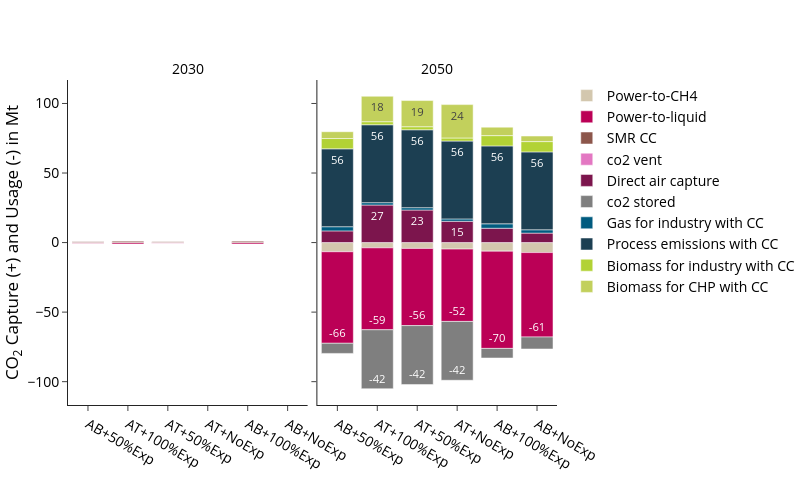

Notebook code for this chart:
### Code cell
fig = px.bar(
    df, 
    **fig_kwargs,
    color_discrete_map=colors["co2"],
    category_orders={
        "variable":list(colors["gas"].keys()),
        "scen": scen_order
        },
    #facet_col_spacing=0.1,
    labels={"value":"CO<sub>2</sub> Capture (+) and Usage (-) in Mt","year":"","variable":"", "scen":""},
)
update_layout(fig)

print("Totals per scenario and year:", demand_sum_df)
fig.show()
#save_plotly_fig(df, fig, fig, sdir, f"{idx_group_name}_CO2_capture_and_usage_Mt")

### Figure 1 — Plotly figure (JSON) as saved in the notebook; plotly's stock layout.template omitted (floating-point values rounded to 4 significant figures)
{"data": [{"hovertemplate": "=%{x}<br>CO<sub>2</sub> Capture (+) and Usage (-) in Mt=%{text}<extra></extra>", "legendgroup": "Power-to-CH4", "marker": {"color": "#d3c7ae", "pattern": {"shape": ""}}, "name": "Power-to-CH4", "orientation": "v", "showlegend": true, "text": [-6.2, -6.6, -7.2, -3.8, -4.2, -4.7], "textangle": 0, "textposition": "inside", "texttemplate": "%{y:.0f}", "type": "bar", "x": ["AB+100%Exp", "AB+50%Exp", "AB+NoExp", "AT+100%Exp", "AT+50%Exp", "AT+NoExp"], "xaxis": "x2", "y": [-6.2, -6.6, -7.2, -3.8, -4.2, -4.7], "yaxis": "y2"}, {"hovertemplate": "=%{x}<br>CO<sub>2</sub> Capture (+) and Usage (-) in Mt=%{text}<extra></extra>", "legendgroup": "Power-to-liquid", "marker": {"color": "#bb0056", "pattern": {"shape": ""}}, "name": "Power-to-liquid", "orientation": "v", "showlegend": true, "text": [-1.0, -0.5, -1.0, -0.5], "textangle": 0, "textposition": "inside", "texttemplate": "%{y:.0f}", "type": "bar", "x": ["AB+100%Exp", "AB+50%Exp", "AT+100%Exp", "AT+50%Exp"], "xaxis": "x", "y": [-1.0, -0.5, -1.0, -0.5], "yaxis": "y"}, {"hovertemplate": "=%{x}<br>CO<sub>2</sub> Capture (+) and Usage (-) in Mt=%{text}<extra></extra>", "legendgroup": "Power-to-liquid", "marker": {"color": "#bb0056", "pattern": {"shape": ""}}, "name": "Power-to-liquid", "orientation": "v", "showlegend": false, "text": [-69.9, -65.8, -60.7, -58.9, -55.5, -52.0], "textangle": 0, "textposition": "inside", "texttemplate": "%{y:.0f}", "type": "bar", "x": ["AB+100%Exp", "AB+50%Exp", "AB+NoExp", "AT+100%Exp", "AT+50%Exp", "AT+NoExp"], "xaxis": "x2", "y": [-69.9, -65.8, -60.7, -58.9, -55.5, -52.0], "yaxis": "y2"}, {"hovertemplate": "=%{x}<br>CO<sub>2</sub> Capture (+) and Usage (-) in Mt=%{text}<extra></extra>", "legendgroup": "SMR CC", "marker": {"color": "#8C564B", "pattern": {"shape": ""}}, "name": "SMR CC", "orientation": "v", "showlegend": true, "text": [1.0, 0.5, 1.0, 0.6], "textangle": 0, "textposition": "inside", "texttemplate": "%{y:.0f}", "type": "bar", "x": ["AB+100%Exp", "AB+50%Exp", "AT+100%Exp", "AT+50%Exp"], "xaxis": "x", "y": [1.0, 0.5, 1.0, 0.6], "yaxis": "y"}, {"hovertemplate": "=%{x}<br>CO<sub>2</sub> Capture (+) and Usage (-) in Mt=%{text}<extra></extra>", "legendgroup": "co2 vent", "marker": {"color": "#E377C2", "pattern": {"shape": ""}}, "name": "co2 vent", "orientation": "v", "showlegend": true, "text": [-0.1], "textangle": 0, "textposition": "inside", "texttemplate": "%{y:.0f}", "type": "bar", "x": ["AT+50%Exp"], "xaxis": "x", "y": [-0.1], "yaxis": "y"}, {"hovertemplate": "=%{x}<br>CO<sub>2</sub> Capture (+) and Usage (-) in Mt=%{text}<extra></extra>", "legendgroup": "Direct air capture", "marker": {"color": "#7c154d", "pattern": {"shape": ""}}, "name": "Direct air capture", "orientation": "v", "showlegend": true, "text": [10.3, 8.4, 6.8, 27.0, 23.4, 15.3], "textangle": 0, "textposition": "inside", "texttemplate": "%{y:.0f}", "type": "bar", "x": ["AB+100%Exp", "AB+50%Exp", "AB+NoExp", "AT+100%Exp", "AT+50%Exp", "AT+NoExp"], "xaxis": "x2", "y": [10.3, 8.4, 6.8, 27.0, 23.4, 15.3], "yaxis": "y2"}, {"hovertemplate": "=%{x}<br>CO<sub>2</sub> Capture (+) and Usage (-) in Mt=%{text}<extra></extra>", "legendgroup": "co2 stored", "marker": {"color": "#7F7F7F", "pattern": {"shape": ""}}, "name": "co2 stored", "orientation": "v", "showlegend": true, "text": [-6.9, -7.3, -8.6, -42.4, -42.4, -42.3], "textangle": 0, "textposition": "inside", "texttemplate": "%{y:.0f}", "type": "bar", "x": ["AB+100%Exp", "AB+50%Exp", "AB+NoExp", "AT+100%Exp", "AT+50%Exp", "AT+NoExp"], "xaxis": "x2", "y": [-6.9, -7.3, -8.6, -42.4, -42.4, -42.3], "yaxis": "y2"}, {"hovertemplate": "=%{x}<br>CO<sub>2</sub> Capture (+) and Usage (-) in Mt=%{text}<extra></extra>", "legendgroup": "Gas for industry with CC", "marker": {"color": "#005b7f", "pattern": {"shape": ""}}, "name": "Gas for industry with CC", "orientation": "v", "showlegend": true, "text": [3.2, 3.0, 2.4, 1.7, 1.7, 1.7], "textangle": 0, "textposition": "inside", "texttemplate": "%{y:.0f}", "type": "bar", "x": ["AB+100%Exp", "AB+50%Exp", "AB+NoExp", "AT+100%Exp", "AT+50%Exp", "AT+NoExp"], "xaxis": "x2", "y": [3.2, 3.0, 2.4, 1.7, 1.7, 1.7], "yaxis": "y2"}, {"hovertemplate": "=%{x}<br>CO<sub>2</sub> Capture (+) and Usage (-) in Mt=%{text}<extra></extra>", "legendgroup": "Process emissions with CC", "marker": {"color": "#1c3f52", "pattern": {"shape": ""}}, "name": "Process emissions with CC", "orientation": "v", "showlegend": true, "text": [56.0, 56.0, 56.0, 56.0, 56.0, 56.0], "textangle": 0, "textposition": "inside", "texttemplate": "%{y:.0f}", "type": "bar", "x": ["AB+100%Exp", "AB+50%Exp", "AB+NoExp", "AT+100%Exp", "AT+50%Exp", "AT+NoExp"], "xaxis": "x2", "y": [56.0, 56.0, 56.0, 56.0, 56.0, 56.0], "yaxis": "y2"}, {"hovertemplate": "=%{x}<br>CO<sub>2</sub> Capture (+) and Usage (-) in Mt=%{text}<extra></extra>", "legendgroup": "Biomass for industry with CC", "marker": {"color": "#b2d235", "pattern": {"shape": ""}}, "name": "Biomass for industry with CC", "orientation": "v", "showlegend": true, "text": [7.4, 7.4, 7.4, 2.2, 2.2, 2.2], "textangle": 0, "textposition": "inside", "texttemplate": "%{y:.0f}", "type": "bar", "x": ["AB+100%Exp", "AB+50%Exp", "AB+NoExp", "AT+100%Exp", "AT+50%Exp", "AT+NoExp"], "xaxis": "x2", "y": [7.4, 7.4, 7.4, 2.2, 2.2, 2.2], "yaxis": "y2"}, {"hovertemplate": "=%{x}<br>CO<sub>2</sub> Capture (+) and Usage (-) in Mt=%{text}<extra></extra>", "legendgroup": "Biomass for CHP with CC", "marker": {"color": "#C2D05C", "pattern": {"shape": ""}}, "name": "Biomass for CHP with CC", "orientation": "v", "showlegend": true, "text": [6.1, 4.9, 4.0, 18.3, 18.8, 24.0], "textangle": 0, "textposition": "inside", "texttemplate": "%{y:.0f}", "type": "bar", "x": ["AB+100%Exp", "AB+50%Exp", "AB+NoExp", "AT+100%Exp", "AT+50%Exp", "AT+NoExp"], "xaxis": "x2", "y": [6.1, 4.9, 4.0, 18.3, 18.8, 24.0], "yaxis": "y2"}], "layout": {"annotations": [{"font": {}, "showarrow": false, "text": "2030", "x": 0.245, "xanchor": "center", "xref": "paper", "y": 1, "yanchor": "bottom", "yref": "paper"}, {"font": {}, "showarrow": false, "text": "2050", "x": 0.755, "xanchor": "center", "xref": "paper", "y": 1, "yanchor": "bottom", "yref": "paper"}], "barmode": "relative", "height": 500, "legend": {"title": {"text": ""}, "tracegroupgap": 0}, "width": 800, "xaxis": {"anchor": "y", "categoryarray": ["AB+50%Exp", "AT+100%Exp", "AT+50%Exp", "AT+NoExp"], "categoryorder": "array", "domain": [0, 0.49], "title": {"text": ""}}, "xaxis2": {"anchor": "y2", "categoryarray": ["AB+50%Exp", "AT+100%Exp", "AT+50%Exp", "AT+NoExp"], "categoryorder": "array", "domain": [0.51, 1], "matches": "x", "title": {"text": ""}}, "yaxis": {"anchor": "x", "domain": [0, 1], "title": {"text": "CO<sub>2</sub> Capture (+) and Usage (-) in Mt"}}, "yaxis2": {"anchor": "x2", "domain": [0, 1], "matches": "y", "showticklabels": false}}}
